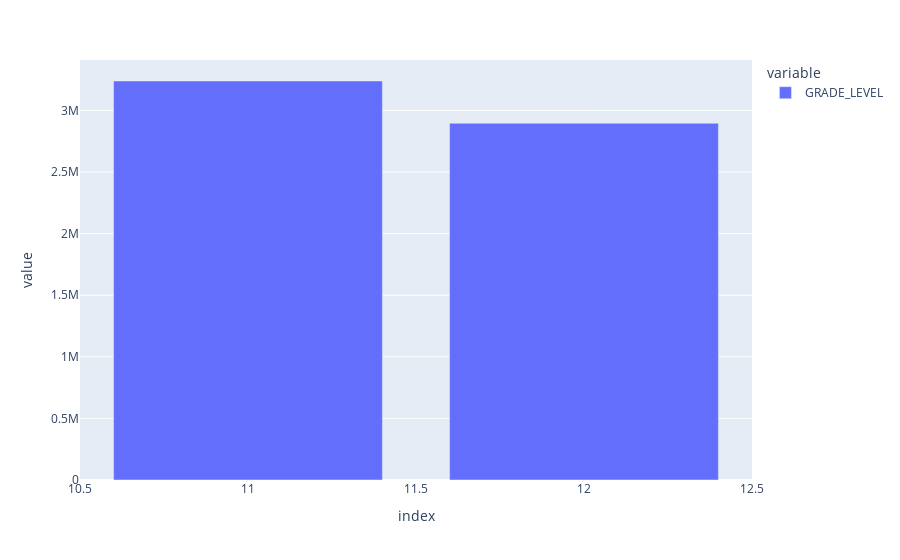

This figure's notebook cell:
### Code cell
df_grade["GRADE_LEVEL"].value_counts().plot(kind="bar")

### Figure 1 — Plotly figure (JSON) as saved in the notebook; plotly's stock layout.template omitted (floating-point values rounded to 4 significant figures)
{"data": [{"alignmentgroup": "True", "hovertemplate": "variable=GRADE_LEVEL<br>index=%{x}<br>value=%{y}<extra></extra>", "legendgroup": "GRADE_LEVEL", "marker": {"color": "#636efa", "pattern": {"shape": ""}}, "name": "GRADE_LEVEL", "offsetgroup": "GRADE_LEVEL", "orientation": "v", "showlegend": true, "textposition": "auto", "type": "bar", "x": [11, 12], "xaxis": "x", "y": [3239127, 2895946], "yaxis": "y"}], "layout": {"barmode": "relative", "legend": {"title": {"text": "variable"}, "tracegroupgap": 0}, "margin": {"t": 60}, "xaxis": {"anchor": "y", "domain": [0, 1], "title": {"text": "index"}}, "yaxis": {"anchor": "x", "domain": [0, 1], "title": {"text": "value"}}}}
